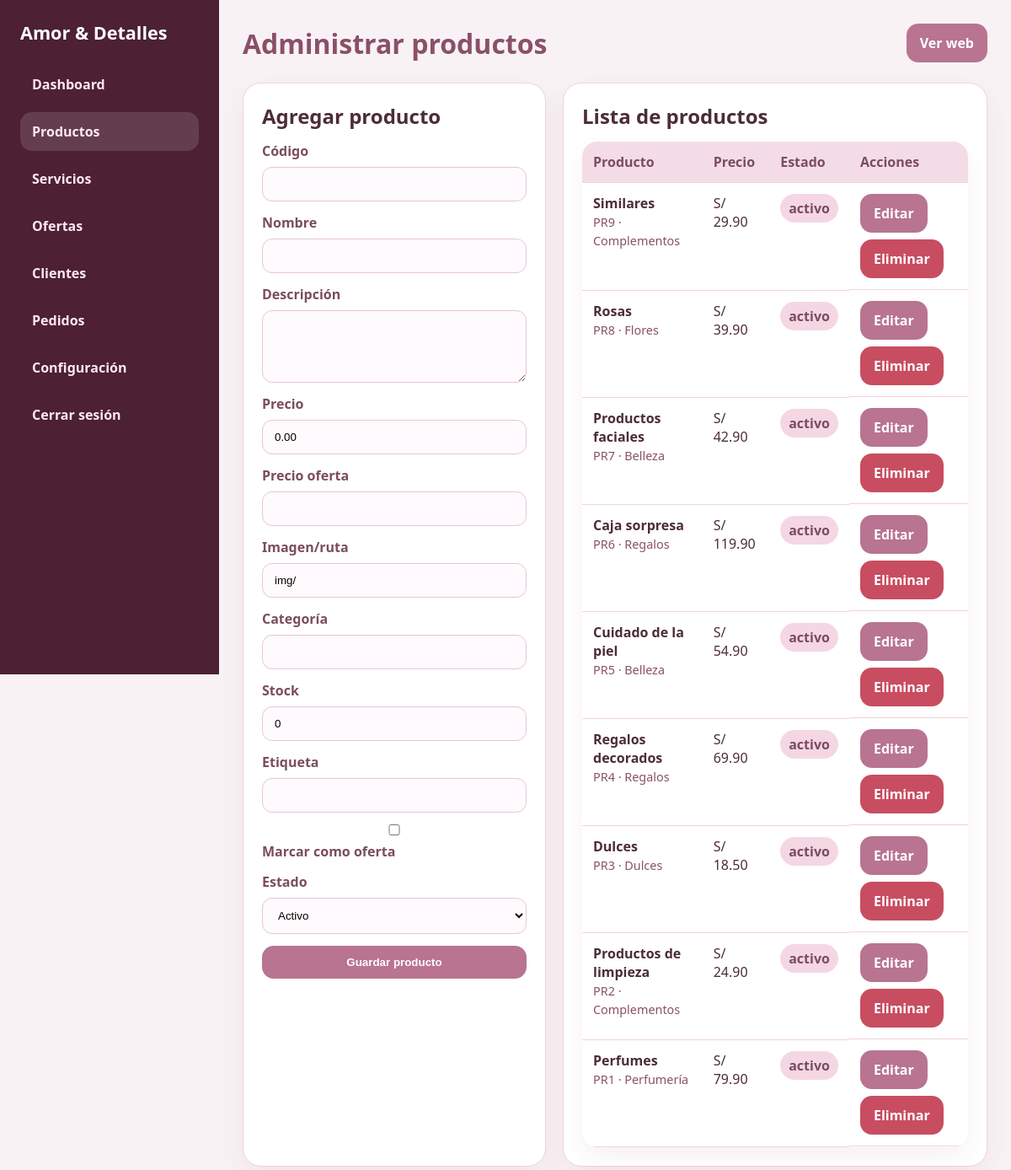
Screenshot of /admin/productos.php (signed in) with the database file from the repository.
### tables this page shows
CREATE TABLE IF NOT EXISTS productos (
  id_producto INT AUTO_INCREMENT PRIMARY KEY,
  codigo VARCHAR(30) NOT NULL UNIQUE,
  nombre VARCHAR(160) NOT NULL,
  descripcion TEXT NOT NULL,
  precio DECIMAL(10,2) NOT NULL DEFAULT 0.00,
  precio_oferta DECIMAL(10,2) DEFAULT NULL,
  imagen VARCHAR(255) DEFAULT NULL,
  categoria VARCHAR(120) DEFAULT NULL,
  stock INT DEFAULT 0,
  etiqueta VARCHAR(80) DEFAULT NULL,
  es_oferta TINYINT(1) DEFAULT 0,
  estado ENUM('activo','inactivo') DEFAULT 'activo',
  fecha_creacion TIMESTAMP DEFAULT CURRENT_TIMESTAMP,
  fecha_actualizacion TIMESTAMP DEFAULT CURRENT_TIMESTAMP ON UPDATE CURRENT_TIMESTAMP
);

### admin/productos.php (the view, shortened to what this page needs)
<?php
require_once 'config/db.php';
require_once 'includes/layout.php';
$edit = null;
$productos = $pdo->query('SELECT * FROM productos ORDER BY id_producto DESC')->fetchAll();
admin_header('Administrar productos','productos');
?>
<div class="admin-grid">
  <section class="admin-panel">
    <h2><?php echo $edit ? 'Editar producto' : 'Agregar producto'; ?></h2>
    <form method="POST" class="admin-form" style="margin-top:14px">
      <label>Código<input name="codigo" value="<?php echo htmlspecialchars($edit['codigo'] ?? ''); ?>" required></label>
      <label>Nombre<input name="nombre" value="<?php echo htmlspecialchars($edit['nombre'] ?? ''); ?>" required></label>
      <label>Descripción<textarea name="descripcion" rows="4" required><?php echo htmlspecialchars($edit['descripcion'] ?? ''); ?></textarea></label>
      <label>Precio<input type="number" step="0.01" name="precio" value="<?php echo htmlspecialchars($edit['precio'] ?? '0.00'); ?>" required></label>
      <label>Precio oferta<input type="number" step="0.01" name="precio_oferta" value="<?php echo htmlspecialchars($edit['precio_oferta'] ?? ''); ?>"></label>
      <label>Imagen/ruta<input name="imagen" value="<?php echo htmlspecialchars($edit['imagen'] ?? 'img/'); ?>"></label>
      <label>Categoría<input name="categoria" value="<?php echo htmlspecialchars($edit['categoria'] ?? ''); ?>"></label>
      <label>Stock<input type="number" name="stock" value="<?php echo htmlspecialchars($edit['stock'] ?? 0); ?>"></label>
      <label>Etiqueta<input name="etiqueta" value="<?php echo htmlspecialchars($edit['etiqueta'] ?? ''); ?>"></label>
      <label><input type="checkbox" name="es_oferta" <?php echo !empty($edit['es_oferta']) ? 'checked' : ''; ?>> Marcar como oferta</label>
      <label>Estado<select name="estado"><option value="activo">Activo</option><option value="inactivo" <?php echo (($edit['estado'] ?? '')==='inactivo')?'selected':''; ?>>Inactivo</option></select></label>
      <button type="submit">Guardar producto</button>
    </form>
  </section>
  <section class="admin-panel">
    <h2>Lista de productos</h2>
    <table class="admin-table" style="margin-top:14px"><thead><tr><th>Producto</th><th>Precio</th><th>Estado</th><th>Acciones</th></tr></thead><tbody>
      <?php foreach($productos as $p): ?><tr><td><strong><?php echo htmlspecialchars($p['nombre']); ?></strong><br><span class="muted"><?php echo htmlspecialchars($p['codigo']); ?> · <?php echo htmlspecialchars($p['categoria']); ?></span></td><td>S/ <?php echo number_format((float)$p['precio'],2); ?></td><td><span class="badge"><?php echo htmlspecialchars($p['estado']); ?></span></td><td class="row-actions"><a class="admin-btn" href="?edit=<?php echo $p['id_producto']; ?>">Editar</a><a class="admin-btn danger" onclick="return confirm('¿Eliminar producto?')" href="?delete=<?php echo $p['id_producto']; ?>">Eliminar</a></td></tr><?php endforeach; ?>
    </tbody></table>
  </section>
</div>
<?php admin_footer(); ?>

### admin/includes/layout.php
<?php
function admin_header($title, $active = '') {
    echo '<!DOCTYPE html><html lang="es"><head><meta charset="UTF-8"><meta name="viewport" content="width=device-width, initial-scale=1.0"><title>' . htmlspecialchars($title) . ' | Admin CodeZX</title><link rel="stylesheet" href="assets/admin.css"></head><body><div class="admin-layout"><aside class="admin-sidebar"><h2>Amor & Detalles</h2><nav class="admin-menu">';
    $items = [
        'dashboard.php' => ['Dashboard','dashboard'],
        'productos.php' => ['Productos','productos'],
        'servicios.php' => ['Servicios','servicios'],
        'ofertas.php' => ['Ofertas','ofertas'],
        'clientes.php' => ['Clientes','clientes'],
        'pedidos.php' => ['Pedidos','pedidos'],
        'configuracion.php' => ['Configuración','configuracion'],
        'logout.php' => ['Cerrar sesión','logout']
    ];
    foreach ($items as $href => $data) {
        $class = $active === $data[1] ? ' class="active"' : '';
        echo '<a href="' . $href . '"' . $class . '>' . $data[0] . '</a>';
    }
    echo '</nav></aside><main class="admin-main"><div class="admin-top"><h1>' . htmlspecialchars($title) . '</h1><a class="admin-btn" href="../index.html" target="_blank">Ver web</a></div>';
}
function admin_footer() { echo '</main></div></body></html>'; }
?>

### admin/assets/admin.css (style rules this page uses)
* { box-sizing:border-box;margin:0;padding:0 }
body { font-family:Segoe UI,Tahoma,sans-serif;background:#f8f2f5;color:#4c2d37 }
.admin-form { display:grid;gap:14px }
.admin-form label { display:grid;gap:8px;font-weight:700;color:#7b4d5e }
.admin-form input,.admin-form textarea,.admin-form select { width:100%;padding:12px 14px;border:1px solid #e6c6d4;border-radius:12px;background:#fffafd }
.admin-form button,.admin-btn { border:0;border-radius:14px;padding:12px 16px;background:#b87491;color:#fff;font-weight:800;text-decoration:none;display:inline-flex;align-items:center;justify-content:center;gap:8px;cursor:pointer }
.admin-layout { display:grid;grid-template-columns:260px 1fr;min-height:100vh }
.admin-sidebar { background:#4d2034;color:#fff;padding:24px;position:sticky;top:0;height:100vh }
.admin-sidebar h2 { font-size:1.35rem;margin-bottom:24px }
.admin-menu { display:grid;gap:10px }
.admin-menu a { color:#ffe8f0;text-decoration:none;padding:12px 14px;border-radius:14px;font-weight:700 }
.admin-menu a:hover,.admin-menu a.active { background:rgba(255,255,255,.13) }
.admin-main { padding:28px }
.admin-top { display:flex;align-items:center;justify-content:space-between;gap:18px;margin-bottom:24px }
.admin-top h1 { color:#8a5068 }
.stat-card,.admin-panel { background:#fff;border:1px solid #efd3de;border-radius:22px;padding:22px;box-shadow:0 12px 32px rgba(112,11,60,.06) }
.admin-grid { display:grid;grid-template-columns:1fr 1.4fr;gap:20px }
.admin-table { width:100%;border-collapse:collapse;background:#fff;border-radius:18px;overflow:hidden;box-shadow:0 12px 28px rgba(112,11,60,.06) }
.admin-table th,.admin-table td { text-align:left;padding:13px;border-bottom:1px solid #efd3de;vertical-align:top }
.admin-table th { background:#f4dce7;color:#7b4d5e }
.row-actions { display:flex;gap:8px;flex-wrap:wrap }
.danger { background:#c84d61!important }
.muted { color:#8a5068;font-size:.9rem }
.badge { display:inline-flex;padding:6px 10px;border-radius:999px;background:#f5d7e4;color:#7b4d5e;font-weight:800 }

### rows the page displays
productos: nombre "Similares", codigo "PR9", categoria "Complementos", precio "29.90", estado "activo"
productos: nombre "Rosas", codigo "PR8", categoria "Flores", precio "39.90", estado "activo"
productos: nombre "Productos faciales", codigo "PR7", categoria "Belleza", precio "42.90", estado "activo"
productos: nombre "Caja sorpresa", codigo "PR6", categoria "Regalos", precio "119.90", estado "activo"
productos: nombre "Cuidado de la piel", codigo "PR5", categoria "Belleza", precio "54.90", estado "activo"
productos: nombre "Regalos decorados", codigo "PR4", categoria "Regalos", precio "69.90", estado "activo"
productos: nombre "Dulces", codigo "PR3", categoria "Dulces", precio "18.50", estado "activo"
productos: nombre "Productos de limpieza", codigo "PR2", categoria "Complementos", precio "24.90", estado "activo"
productos: nombre "Perfumes", codigo "PR1", categoria "Perfumería", precio "79.90", estado "activo"

### other values shown
$data[0] "Dashboard"
$data[0] "Productos"
$data[0] "Servicios"
$data[0] "Ofertas"
$data[0] "Clientes"
$data[0] "Pedidos"
$data[0] "Configuración"
$data[0] "Cerrar sesión"
$title "Administrar productos"
